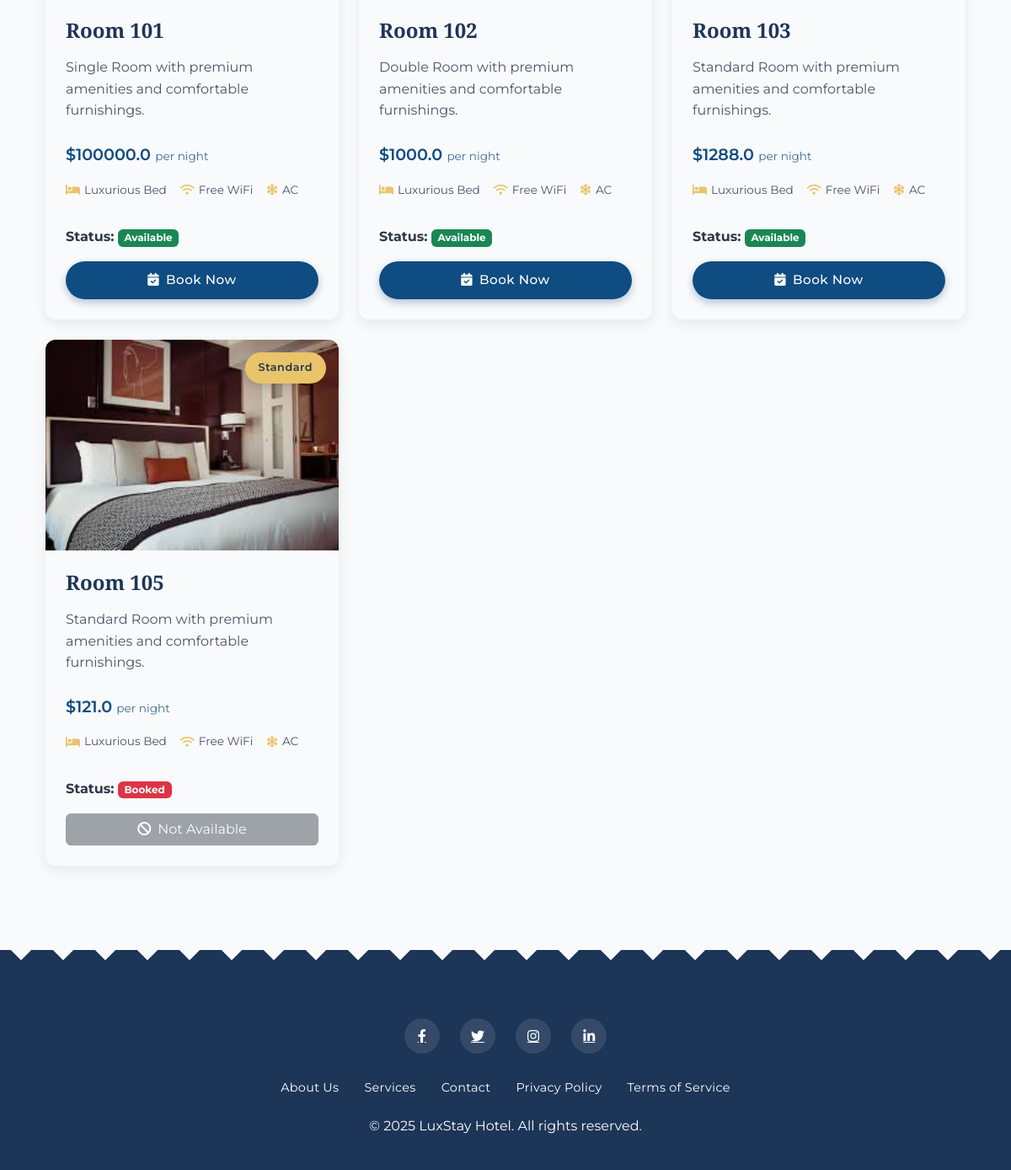
The page /rooms (signed in, lower part) on the database as committed earlier.
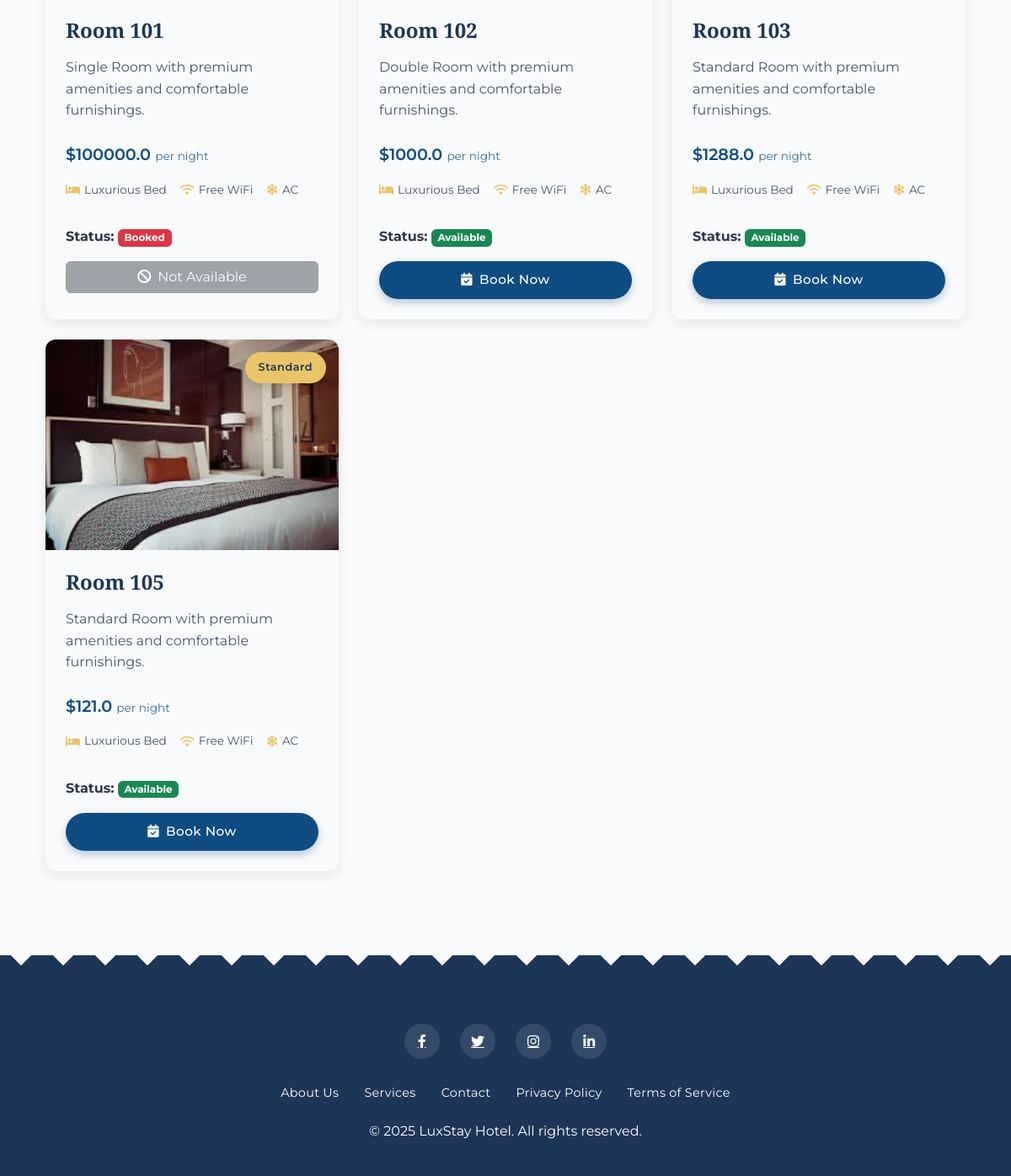
The same page on the database as committed later.
### models.py (models this page shows, shortened)
class Room(db.Model):
    __tablename__ = 'rooms'
    r_id = db.Column(db.Integer, primary_key=True)
    room_no = db.Column(db.String(10), unique=True, nullable=False)
    type = db.Column(db.String(50), nullable=False)
    price = db.Column(db.Float, nullable=False)
    is_available = db.Column(db.Boolean, default=True)
    rating = db.Column(db.Float, default=0.0)
    bookings = db.relationship('Booking', backref='room', lazy=True)
    reviews = db.relationship('Review', backref='room', lazy=True)

### routes.py (the view)
@app.route('/rooms')
@login_required
def rooms():
    room_type = request.args.get('type')
    min_price = request.args.get('min_price')
    max_price = request.args.get('max_price')
    available_only = request.args.get('available')
    query = Room.query
    if room_type:
        query = query.filter(Room.type == room_type)
    if min_price:
        query = query.filter(Room.price >= float(min_price))
    if max_price:
        query = query.filter(Room.price <= float(max_price))
    if available_only == '1':
        query = query.filter(Room.is_available == True)
    all_rooms = query.all()
    return render_template('rooms.html', rooms=all_rooms)

### routes.py (called while the page is built)
@login_manager.user_loader
def load_user(user_id):
    return User.query.get(int(user_id))

### templates/rooms.html (shortened to what this page needs)
{% extends "base.html" %}
{% block content %}
<div class="container">
    <div class="row">
        {% for room in rooms %}
        <div class="col-md-4 mb-4">
            <div class="booking-card">
                <div class="room-img-container">
                    <img src="{{ url_for('static', filename='images/room-' + room.r_id|string + '.png') }}"
                        class="room-img" alt="Room {{ room.room_no }}"
                        onerror="this.src='{{ url_for('static', filename='images/room1.jpeg') }}'">
                    <div class="room-badge">{{ room.type }}</div>
                </div>
                <div class="card-body">
                    <h5 class="card-title">Room {{ room.room_no }}</h5>
                    <p class="card-text">{{ room.type }} Room with premium amenities and comfortable furnishings.</p>
                    <span class="price-tag">${{ room.price }} <span>per night</span></span>
                    <div class="room-features">
                        <div class="room-feature"><i class="fas fa-bed"></i> Luxurious Bed</div>
                        <div class="room-feature"><i class="fas fa-wifi"></i> Free WiFi</div>
                        <div class="room-feature"><i class="fas fa-snowflake"></i> AC</div>
                    </div>
                    <div class="d-flex justify-content-between align-items-center mb-3">
                        <div>
                            <strong>Status:</strong>
                            {% if room.is_available %}
                                <span class="badge bg-success">Available</span>
                            {% else %}
                                <span class="badge bg-danger">Booked</span>
                            {% endif %}
                        </div>
                    </div>
                    {% if room.is_available %}
                    <div class="d-grid">
                        <a href="{{ url_for('book_room', room_id=room.r_id) }}" class="btn btn-primary">
                            <i class="fas fa-calendar-check me-2"></i>Book Now
                        </a>
                    </div>
                    {% else %}
                    <div class="d-grid">
                        <button class="btn btn-secondary" disabled>
                            <i class="fas fa-ban me-2"></i>Not Available
                        </button>
                    </div>
                    {% endif %}
                </div>
            </div>
        </div>
        {% else %}
        <div class="col-12">
            <div class="alert alert-info">
                <i class="fas fa-info-circle me-2"></i>No rooms available with the selected filters. Try adjusting your criteria or <a href="{{ url_for('rooms') }}">view all rooms</a>.
            </div>
        </div>
        {% endfor %}
    </div>
</div>
{% endblock %}

Rows that differ between the two databases and show on the page:
changed Room "Single": is_available "Available Book Now" → "Booked Not Available"
changed Room (number 4 of 4 on the later page): is_available "Booked Not Available" → "Available Book Now"
